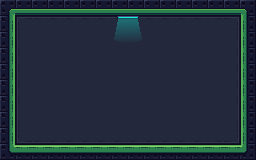

Rendered tile map (Tiled .tmx) drawn with the repository's tilesets; below, a short description and the full map source, tile grids included:
An orthogonal 16x10 tile map with 16x16 px tiles, 5 tile layers (Background, Ground, Platforms, Spikes, ...) and 35 objects (3x Arrow, Spawn, Exit).

<map version="1.10" tiledversion="1.12.2" orientation="orthogonal" renderorder="right-down" width="16" height="10" tilewidth="16" tileheight="16" infinite="0" nextlayerid="7" nextobjectid="6">
 <editorsettings>
  <export target="level2.json" format="json" />
 </editorsettings>
 <tileset firstgid="1" name="tileset" tilewidth="16" tileheight="16" tilecount="180" columns="18">
  <image source="tileset.png" width="288" height="160" />
  <tile id="15">
   <objectgroup draworder="index" id="2">
    <object id="1" x="8" y="12" width="8" height="4" />
   </objectgroup>
  </tile>
  <tile id="16">
   <objectgroup draworder="index" id="2">
    <object id="1" x="0" y="12" width="8" height="4" />
   </objectgroup>
  </tile>
  <tile id="32">
   <objectgroup draworder="index" id="2">
    <object id="1" x="0" y="6" width="16" height="10" />
   </objectgroup>
  </tile>
  <tile id="33">
   <objectgroup draworder="index" id="2">
    <object id="1" x="2" y="0" width="14" height="16" />
   </objectgroup>
  </tile>
  <tile id="34">
   <objectgroup draworder="index" id="2">
    <object id="1" x="0" y="0" width="13" height="16" />
   </objectgroup>
  </tile>
  <tile id="66">
   <objectgroup draworder="index" id="2">
    <object id="1" x="0" y="8" width="16" height="8" />
   </objectgroup>
  </tile>
  <tile id="67">
   <objectgroup draworder="index" id="2">
    <object id="1" x="0" y="10" width="16" height="6" />
   </objectgroup>
  </tile>
  <tile id="68">
   <objectgroup draworder="index" id="2">
    <object id="1" x="0" y="10" width="16" height="6" />
   </objectgroup>
  </tile>
  <tile id="69">
   <objectgroup draworder="index" id="2">
    <object id="1" x="0" y="8" width="16" height="8" />
   </objectgroup>
  </tile>
  <tile id="70">
   <objectgroup draworder="index" id="2">
    <object id="1" x="0" y="10" width="16" height="6" />
   </objectgroup>
  </tile>
  <tile id="71">
   <objectgroup draworder="index" id="2">
    <object id="1" x="0" y="10" width="16" height="6" />
   </objectgroup>
  </tile>
  <tile id="75">
   <objectgroup draworder="index" id="2">
    <object id="1" x="5" y="5" width="11" height="11" />
   </objectgroup>
  </tile>
  <tile id="76">
   <objectgroup draworder="index" id="2">
    <object id="1" x="0" y="5" width="16" height="6" />
   </objectgroup>
  </tile>
  <tile id="77">
   <objectgroup draworder="index" id="2">
    <object id="1" x="0" y="5" width="11" height="11" />
   </objectgroup>
  </tile>
  <tile id="93">
   <objectgroup draworder="index" id="2">
    <object id="1" x="5" y="0" width="6" height="16" />
   </objectgroup>
  </tile>
  <tile id="95">
   <objectgroup draworder="index" id="2">
    <object id="1" x="5" y="0" width="6" height="16" />
   </objectgroup>
  </tile>
  <tile id="102">
   <objectgroup draworder="index" id="2">
    <object id="1" x="2" y="0" width="13" height="4" />
   </objectgroup>
  </tile>
  <tile id="111">
   <objectgroup draworder="index" id="2">
    <object id="1" x="5" y="0" width="11" height="11" />
   </objectgroup>
  </tile>
  <tile id="112">
   <objectgroup draworder="index" id="2">
    <object id="1" x="0" y="5" width="16" height="6" />
   </objectgroup>
  </tile>
  <tile id="113">
   <objectgroup draworder="index" id="2">
    <object id="1" x="0" y="0" width="11" height="11" />
   </objectgroup>
  </tile>
  <tile id="126">
   <objectgroup draworder="index" id="2">
    <object id="1" x="0" y="0" width="16" height="13" />
   </objectgroup>
  </tile>
  <tile id="127">
   <objectgroup draworder="index" id="2">
    <object id="1" x="0" y="0" width="16" height="13" />
   </objectgroup>
  </tile>
  <tile id="128">
   <objectgroup draworder="index" id="2">
    <object id="1" x="0" y="0" width="10" height="11" />
   </objectgroup>
  </tile>
  <tile id="129">
   <objectgroup draworder="index" id="2">
    <object id="1" x="6" y="0" width="10" height="11" />
   </objectgroup>
  </tile>
  <tile id="130">
   <objectgroup draworder="index" id="2">
    <object id="1" x="0" y="0" width="16" height="13" />
   </objectgroup>
  </tile>
  <tile id="131">
   <objectgroup draworder="index" id="2">
    <object id="1" x="0" y="0" width="16" height="13" />
   </objectgroup>
  </tile>
  <tile id="138">
   <objectgroup draworder="index" id="2">
    <object id="1" x="2" y="12" width="13" height="4" />
   </objectgroup>
  </tile>
  <tile id="162">
   <objectgroup draworder="index" id="2">
    <object id="1" x="0" y="0" width="16" height="10" />
   </objectgroup>
  </tile>
  <tile id="163">
   <objectgroup draworder="index" id="2">
    <object id="1" x="0" y="0" width="16" height="10" />
   </objectgroup>
  </tile>
  <tile id="164">
   <objectgroup draworder="index" id="2">
    <object id="1" x="0" y="0" width="16" height="10" />
   </objectgroup>
  </tile>
 </tileset>
 <layer id="1" name="Background" width="16" height="10">
  <data encoding="csv">
0,0,0,0,0,0,0,0,0,0,0,0,0,0,0,0,
0,73,74,74,74,74,74,74,74,74,74,74,74,2147483722,2147483721,0,
0,91,92,92,92,92,92,92,92,92,92,92,92,2147483740,2147483739,0,
0,91,92,92,92,92,92,92,92,92,92,92,92,92,2147483739,0,
0,91,92,92,92,92,92,92,92,92,92,92,92,92,2147483739,0,
0,91,92,92,92,92,92,92,92,92,92,92,92,92,2147483739,0,
0,91,92,92,92,92,92,92,92,92,92,92,92,92,2147483739,0,
0,1073741915,1073741916,92,92,92,92,92,92,92,92,92,92,3221225564,3221225563,0,
0,1073741897,1073741898,1073741898,1073741898,1073741898,1073741898,1073741898,1073741898,1073741898,1073741898,1073741898,1073741898,3221225546,3221225545,0,
0,0,0,0,0,0,0,0,0,0,0,0,0,0,0,0
</data>
 </layer>
 <layer id="2" name="Ground" width="16" height="10">
  <data encoding="csv">
19,20,20,20,20,20,20,20,20,20,20,20,20,20,20,21,
37,0,0,0,0,0,0,0,0,0,0,0,0,0,0,39,
37,0,0,0,0,0,0,0,0,0,0,0,0,0,0,39,
37,0,0,0,0,0,0,0,0,0,0,0,0,0,0,39,
37,0,0,0,0,0,0,0,0,0,0,0,0,0,0,39,
37,0,0,0,0,0,0,0,0,0,0,0,0,0,0,39,
37,0,0,0,0,0,0,0,0,0,0,0,0,0,0,39,
37,0,0,0,0,0,0,0,0,0,0,0,0,0,0,39,
37,0,0,0,0,0,0,0,0,0,0,0,0,0,0,39,
55,56,56,56,56,56,56,56,56,56,56,56,56,56,56,57
</data>
 </layer>
 <layer id="6" name="Platforms" width="16" height="10">
  <data encoding="csv">
0,0,0,0,0,0,0,0,0,0,0,0,0,0,0,0,
0,0,0,0,0,0,0,0,0,0,0,0,0,0,0,0,
0,0,0,0,0,0,0,0,0,0,0,0,0,0,0,0,
0,0,0,0,0,0,0,0,0,0,0,0,0,0,0,0,
0,0,0,0,0,0,0,0,0,0,0,0,0,0,0,0,
0,0,0,0,0,0,0,0,0,0,0,0,0,0,0,0,
0,0,0,0,0,0,0,0,0,0,0,0,0,0,0,0,
0,0,0,0,0,0,0,0,0,0,0,0,0,0,0,0,
0,0,0,0,0,0,0,0,0,0,0,0,0,0,0,0,
0,0,0,0,0,0,0,0,0,0,0,0,0,0,0,0
</data>
 </layer>
 <layer id="5" name="Spikes" width="16" height="10">
  <data encoding="csv">
0,0,0,0,0,0,0,0,0,0,0,0,0,0,0,0,
0,0,0,0,0,0,0,0,0,0,0,0,0,0,0,0,
0,0,0,0,0,0,0,0,0,0,0,0,0,0,0,0,
0,0,0,0,0,0,0,0,0,0,0,0,0,0,0,0,
0,0,0,0,0,0,0,0,0,0,0,0,0,0,0,0,
0,0,0,0,0,0,0,0,0,0,0,0,0,0,0,0,
0,0,0,0,0,0,0,0,0,0,0,0,0,0,0,0,
0,0,0,0,0,0,0,0,0,0,0,0,0,0,0,0,
0,0,0,0,0,0,0,0,0,0,0,0,0,0,0,0,
0,0,0,0,0,0,0,0,0,0,0,0,0,0,0,0
</data>
 </layer>
 <layer id="4" name="Foreground" width="16" height="10">
  <data encoding="csv">
0,0,0,0,0,0,0,0,0,0,0,0,0,0,0,0,
0,0,0,0,0,0,0,31,32,0,0,0,0,0,0,0,
0,0,0,0,0,0,0,49,50,0,0,0,0,0,0,0,
0,0,0,0,0,0,0,0,0,0,0,0,0,0,0,0,
0,0,0,0,0,0,0,0,0,0,0,0,0,0,0,0,
0,0,0,0,0,0,0,0,0,0,0,0,0,0,0,0,
0,0,0,0,0,0,0,0,0,0,0,0,0,0,0,0,
0,0,0,0,0,0,0,0,0,0,0,0,0,0,0,0,
0,0,0,0,0,0,0,0,0,0,0,0,0,0,0,0,
0,0,0,0,0,0,0,0,0,0,0,0,0,0,0,0
</data>
 </layer>
 <objectgroup id="3" name="Objects">
  <object id="1" name="Spawn" x="48" y="136">
   <point />
  </object>
  <object id="3" name="Right" type="Arrow" x="128" y="136" rotation="-90">
   <point />
  </object>
  <object id="2" name="Exit" x="128" y="26" rotation="-180">
   <point />
  </object>
  <object id="4" name="Left" type="Arrow" x="230" y="72" rotation="90">
   <point />
  </object>
  <object id="5" name="Down" type="Arrow" x="26" y="32">
   <point />
  </object>
 </objectgroup>
</map>
